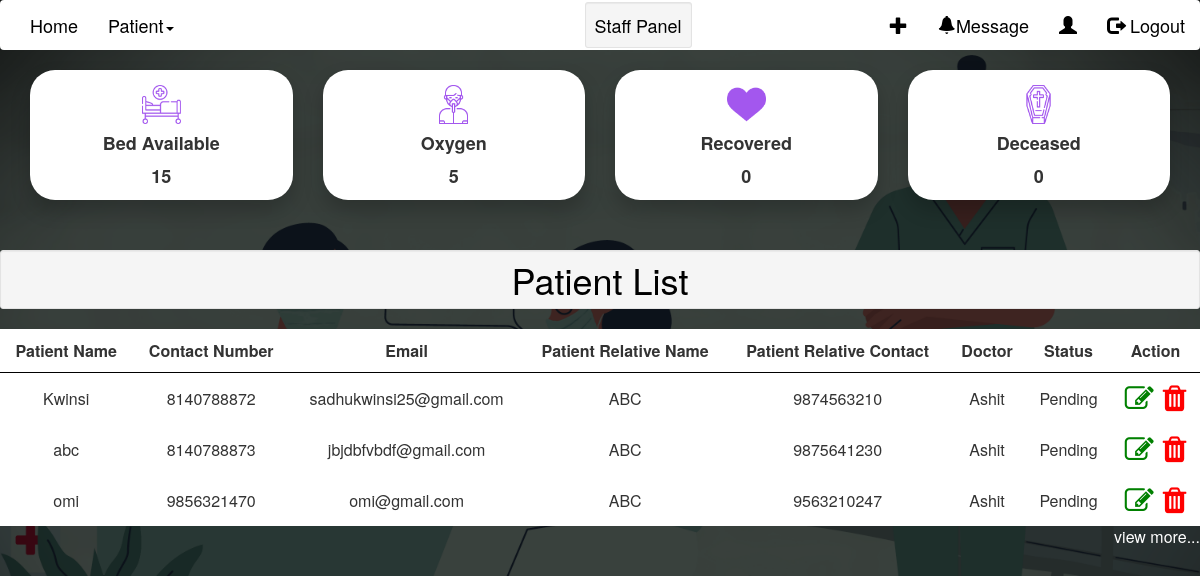
The page /staffDashboard/ on the database its author committed.
### home/models.py (models this page shows, shortened)
class Oxygen(models.Model):
    oxygen_Total = models.IntegerField(help_text = " Days &")
    oxygen_Total_Hour = models.TimeField(help_text = " Hours of Total Oxygen")
    oxygen_Used = models.IntegerField(help_text = " Days &")
    oxygen_Used_Hour = models.TimeField(help_text = " Hours of Oxygen Used")
    oxygen_Remaining = models.IntegerField(help_text = " Days &")
    oxygen_Remaining_Hour = models.TimeField(help_text = " Hours of Oxygen Remaining")
    def __str__(self):
        return str(self.oxygen_Remaining)

class Patient(models.Model):
    caseNumber = models.IntegerField(('Case Number'),default=random.randint(100000,999999),unique=True)
    patientId = models.AutoField(primary_key=True)
    patientName = models.CharField(("Patient Name"),max_length=24)
    patientEmail = models.EmailField(("Email Id"),unique=True)
    GENDER_CHOICES = (
        ('M', 'Male'),
        ('F', 'Female'),
    )
    gender = models.CharField(max_length=1, choices=GENDER_CHOICES)
    phone = models.IntegerField(("Phone Number"),validators=[validate_phoneNumber],unique=True)
    patientRelativeNumber = models.IntegerField(("Relative's Phone number"),validators=[validate_phoneNumber])
    patientRelativeName = models.CharField(("Relative's name"),max_length=24)
    line1 = models.CharField(("Address line1"),max_length=250)
    line2 = models.CharField(("Address line2"),max_length=250)
    state = models.ForeignKey('State',on_delete=models.CASCADE,null=True)
    sname = State.objects.filter(stateName = state)
    city = models.ForeignKey('City',on_delete=models.CASCADE,null=True) #,limit_choices_to={'stateName': 1}
    pincode = models.IntegerField(("Pincode"),validators=[validate_pincode])
    previousHistory = models.CharField(("Previous history"),max_length=250)
    dob = models.DateField(("Date of birth"))
    wardName = models.ForeignKey('Ward',on_delete=models.CASCADE,blank=True,default="")
    bedNumber  = models.ForeignKey('Bed',on_delete=models.CASCADE,blank=True) #,limit_choices_to={'occupied': False}
    doctorName = models.ForeignKey('Doctor',on_delete=models.CASCADE,default=None,blank=True)
    doctorNotes = models.CharField(("Doctor Notes"),max_length=250,default=None,blank=True)
    doctorLastVisited = models.DateField(("Doctor last visited on"),default=None,blank=True)
    dateTime = models.DateTimeField(("Date Time"),default=now)
    pending = 'Pending'
    critical = 'Critical'
    recovering = 'Recovering'
    recovered = 'Recovered'
    deceased = 'Deceased'
    PATIENT_STATUS_CHOICES = [
        (pending,'pending'),
        (critical, 'critical'),
        (recovering, 'recovering'),
        (recovered, 'recovered'),
        (deceased, 'deceased'),]
    patientStatus = models.CharField(("Patient Status"),max_length=10,choices=PATIENT_STATUS_CHOICES,default=pending)

class Doctor(models.Model):
    doctorId = models.AutoField(primary_key=True)
    doctorName = models.CharField(("Doctor Name"),max_length=24)
    doctorUsername=models.CharField(("Doctor Username"),max_length=15)
    doctorPass=models.CharField(("Doctor Password"),max_length=100)
    doctorContact = models.IntegerField(("Doctor Contact"))
    Specialization = models.ForeignKey('Specialization',on_delete = models.CASCADE,null=False)
    def __str__(self):
        return self.doctorName

### home/views.py (the view)
# urls.py: path('staffDashboard/',views.staffDashboard,name='staffDashboard'),
def staffDashboard(request):
    patientDetails = Patient.objects.all().order_by('dateTime')[:5]
    oxy = Oxygen.objects.all()
    beds = Bed.objects.all()
    recovered = 0
    deceased = 0
    bedcnt = 0
    for p in patientDetails:
        if p.patientStatus == 'Recovered':
            recovered = recovered + 1
        elif p.patientStatus == 'Deceased':
            deceased = deceased + 1
    for bed in beds:
        if bed.occupied == False:
            bedcnt = bedcnt + 1
    return render(request,'staffDashboard.html',{"bedcnt":bedcnt,"oxy":oxy,"patientDetails":patientDetails,"recovered":recovered,"deceased":deceased})

### home/templates/staffDashboard.html (shortened to what this page needs)
{% load static %}
{% include 'staffNav.html' %}
<link rel="stylesheet" href="https://cdnjs.cloudflare.com/ajax/libs/fancybox/2.1.5/jquery.fancybox.min.css" media="screen">
    <link rel="stylesheet" href="{% static 'css/dataTable.css' %}">
    <link rel="stylesheet" href="https://cdnjs.cloudflare.com/ajax/libs/font-awesome/4.7.0/css/font-awesome.min.css">
<link rel="stylesheet" href="{% static 'css/staffNav.css' %}">
<div class="container">
    <div class="row ">
        <div class="col-sm-3">
            <div class="card">
                <img class="card-img-top img-fluid" src="{% static 'hospital-bed.png' %}" alt="Card image cap">
                <div class="card-block">
                    <h4 class="card-title">Bed Available</h4>
                    <p class="card-text">{{bedcnt}}</p>
                </div>
            </div>
        </div>
        <div class="col-sm-3">
            <div class="card">
                <img class="card-img-top img-fluid" src="{% static 'oxygenation.png' %}" alt="Card image cap">
                <div class="card-block">
                    <h4 class="card-title">Oxygen</h4>
                    {% for i in oxy %}
                        <p class="card-text">{{i}}</p>
                    {% endfor %}
                </div>
            </div>
        </div>
        <div class="col-sm-3">
            <div class="card">
                <img class="card-img-top img-fluid" src="{% static 'heart.png' %}" alt="Card image cap">
                <div class="card-block">
                    <h4 class="card-title">Recovered</h4>
                    <p class="card-text">{{recovered}}</p>
                </div>
            </div>
        </div>
        <div class="col-sm-3">
            <div class="card">
                <img class="card-img-top img-fluid" src="{% static 'coffin.png'%}" alt="Card image cap">
                <div class="card-block">
                    <h4 class="card-title">Deceased</h4>
                    <p class="card-text">{{deceased}}</p>
                </div>
            </div>
        </div>
    </div>
</div>
{% include 'patient.html' %}

### home/templates/patient.html (shortened to what this page needs)
<h1 class="text-center well well-sm  page-header"><strong>Patient List</strong></h1>
        <table class="display" style="width:100%;background-color: white;">
            <thead >
                <tr>
                    <th style="background-color: white;padding: 10px;border-bottom: 1px black solid;">Patient Name</th>
                    <th style="background-color: white;padding: 10px;border-bottom: 1px black solid;">Contact Number</th>
                    <th style="background-color: white;padding: 10px;border-bottom: 1px black solid;">Email</th>
                    <th style="background-color: white;padding: 10px;border-bottom: 1px black solid;">Patient Relative Name</th>
                    <th style="background-color: white;padding: 10px;border-bottom: 1px black solid;">Patient Relative Contact</th>
                    <th style="background-color: white;padding: 10px;border-bottom: 1px black solid;">Doctor</th>
                    <th style="background-color: white;padding: 10px;border-bottom: 1px black solid;">Status</th>
                    <th style="background-color: white;padding: 10px;border-bottom: 1px black solid;">Action</th>
                </tr>
            </thead>
            <tbody>
                {% for i in patientDetails %}
                <tr>
                    <td style="padding: 10px;">{{i.patientName}}</td>
                    <td style="padding: 10px;">{{i.phone}}</td>
                    <td style="padding: 10px;">{{i.patientEmail}}</td>
                    <td style="padding: 10px;">{{i.patientRelativeName}}</td>
                    <td style="padding: 10px;">{{i.patientRelativeNumber}}</td>
                    <td style="padding: 10px;">{{i.doctorName}}</td>
                    <td style="padding: 10px;">{{i.patientStatus}}</td>
                    <td style="padding: 10px;"><a href="/updatePatient?id={{i.patientId}}/"><i class="fa fa-edit" style="font-size:29px;color:green"></i></a>&nbsp;
                        <a href="/deletePatient?id={{i.patientId}}/" onclick="showAlert();"><i class="fa fa-trash" style="font-size:30px;color:red"></i></a></td>
                </tr>
                {% endfor %}
            </tbody>
        </table>
        <a href="{% url 'viewPatient' %}" style="float: right;color: white;font-size: medium;">view more...</a>

### static/css/staffNav.css (style rules this page uses)
body { background: url('../doccopy.png'); background-size: cover; }
.row { display: flex; flex-wrap: wrap; }
b, strong { font-weight: 500; color: black; }
.row > div[class*='col-'] { display: flex; }
img { width: 15%; margin: 0 auto; padding-top: 15px; }
.card-title,.card-text { font-weight: bold; font-size: large; }
.card { background-color: white; text-align: center; border-radius: 25px; box-shadow: 0 10px 20px rgba(0, 0, 0, 0.2); margin: 0 auto; float: none; margin-bottom: 10px; }
.container { text-align: center; }
body { font-family: "Helvetica Neue",Helvetica,Arial,sans-serif; font-size: 14px; color: #333; }
th,td { text-align: center; }

### rows shown on the page
Oxygen: oxygen_Remaining "5"
Patient: patientName "Kwinsi", phone "8140788872", patientEmail "sadhukwinsi25@gmail.com", patientRelativeName "ABC", patientRelativeNumber "9874563210", doctorName "Ashit", patientStatus "Pending"
Patient: patientName "abc", phone "8140788873", patientEmail "jbjdbfvbdf@gmail.com", patientRelativeName "ABC", patientRelativeNumber "9875641230", doctorName "Ashit", patientStatus "Pending"
Patient: patientName "omi", phone "9856321470", patientEmail "omi@gmail.com", patientRelativeName "ABC", patientRelativeNumber "9563210247", doctorName "Ashit", patientStatus "Pending"

### other values the page prints
{{ bedcnt }} "15"
{{ recovered }} "0"
{{ deceased }} "0"
